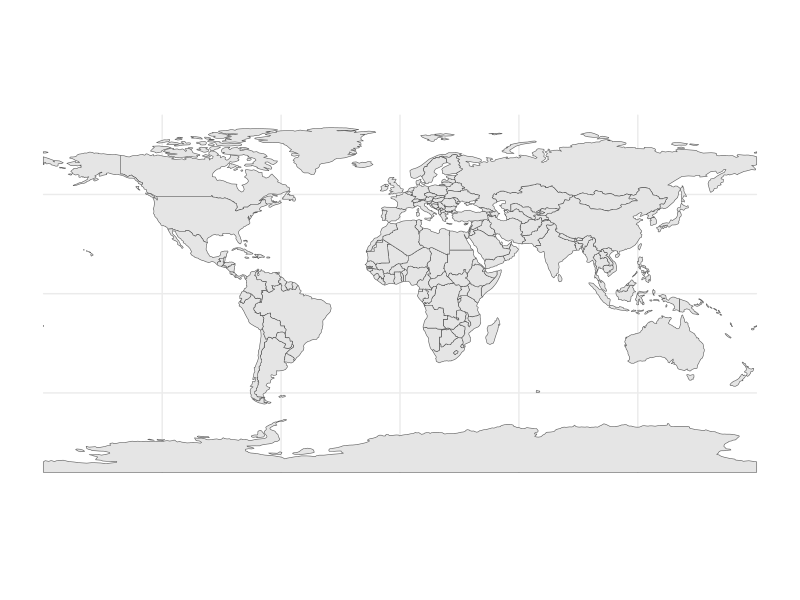

Source code (R):
# Map for MICS GII X Discipline Paper

library(rnaturalearth)

library(ggplot2)

ggplot(data = ne_countries()) +
  geom_sf() +
  theme_minimal()
